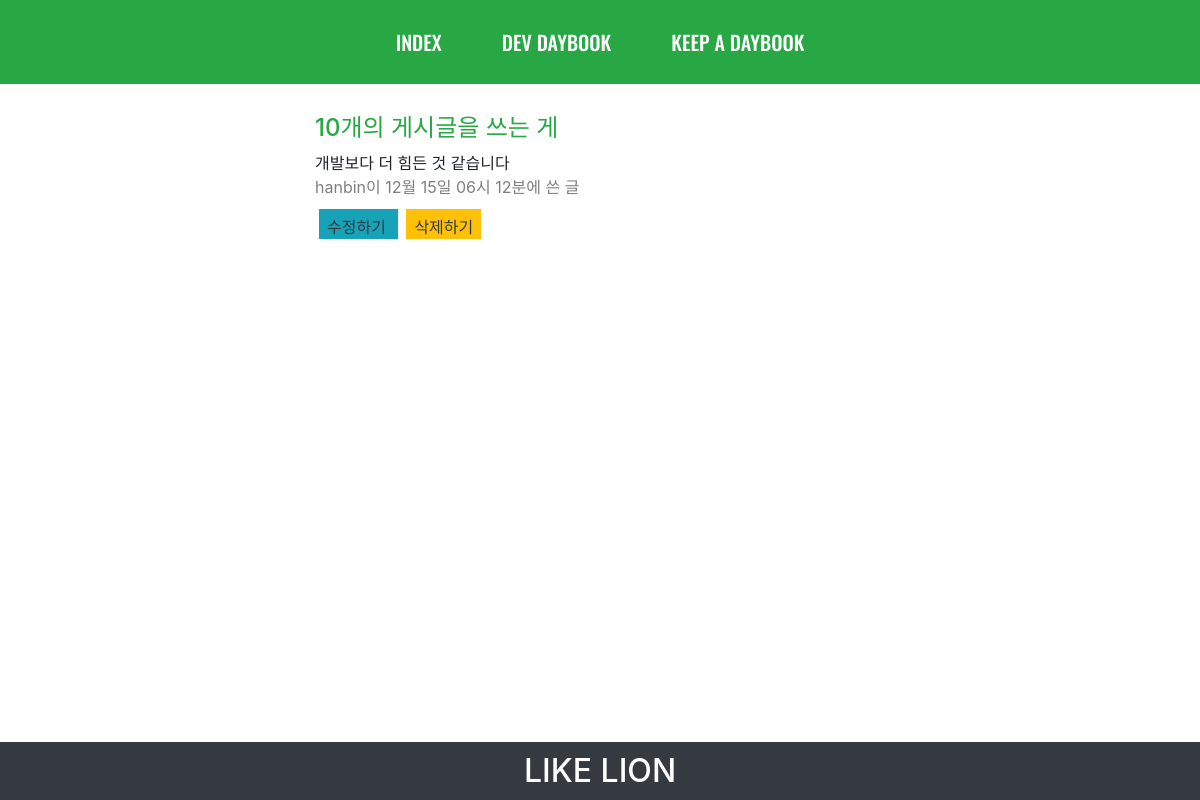
The app's page /board/25/ with its own data.
### diaryboard/models.py (models this page shows, shortened)
class Post(models.Model):
    author = models.ForeignKey(settings.AUTH_USER_MODEL, on_delete=models.CASCADE)
    title = models.CharField(max_length=200)
    content = models.TextField()
    created_date = models.DateTimeField(auto_now=True)

### diaryboard/views.py (the view)
# urls.py: path('board/<int:post_id>/', diaryboard.views.detail, name='detail'),
def detail(request, post_id):
    post_detail = get_object_or_404(Post, pk=post_id)
    return render(request,'detail.html',{'post':post_detail})

### diaryboard/templates/detail.html
{% extends 'base.html' %}
{% load static %}
{% block content %}
    <div class="boardContainer">
        <h4 class="text-success">{{post.title}}</h4>
        <p>{{post.content}}</p>
        <p class="mb-3 text-black-50">{{post.author}}이 {{post.created_date|date:"m월 d일 h시 m분"}}에 쓴 글</p>
        <a href="{% url 'update' post.id %}" class="p-2 m-1 text-dark bg-info"> 수정하기 </a>
        <a href="{% url 'delete' post.id %}" class="p-2 m-1 text-dark bg-warning"> 삭제하기 </a>
    </div>
{% endblock %}

### diaryboard/static/css/style.css (style rules this page uses)
h1,h2,p { padding: 0px; margin: 0px; }
body { min-height: 100%; }
.boardContainer { padding-left: 15px; width: 50%; margin: 30px auto; max-height: 514px; overflow: scroll; }

### records on screen
Post: title "10개의 게시글을 쓰는 게", content "개발보다 더 힘든 것 같습니다", author "hanbin", created_date "12월 15일 06시 12분"
